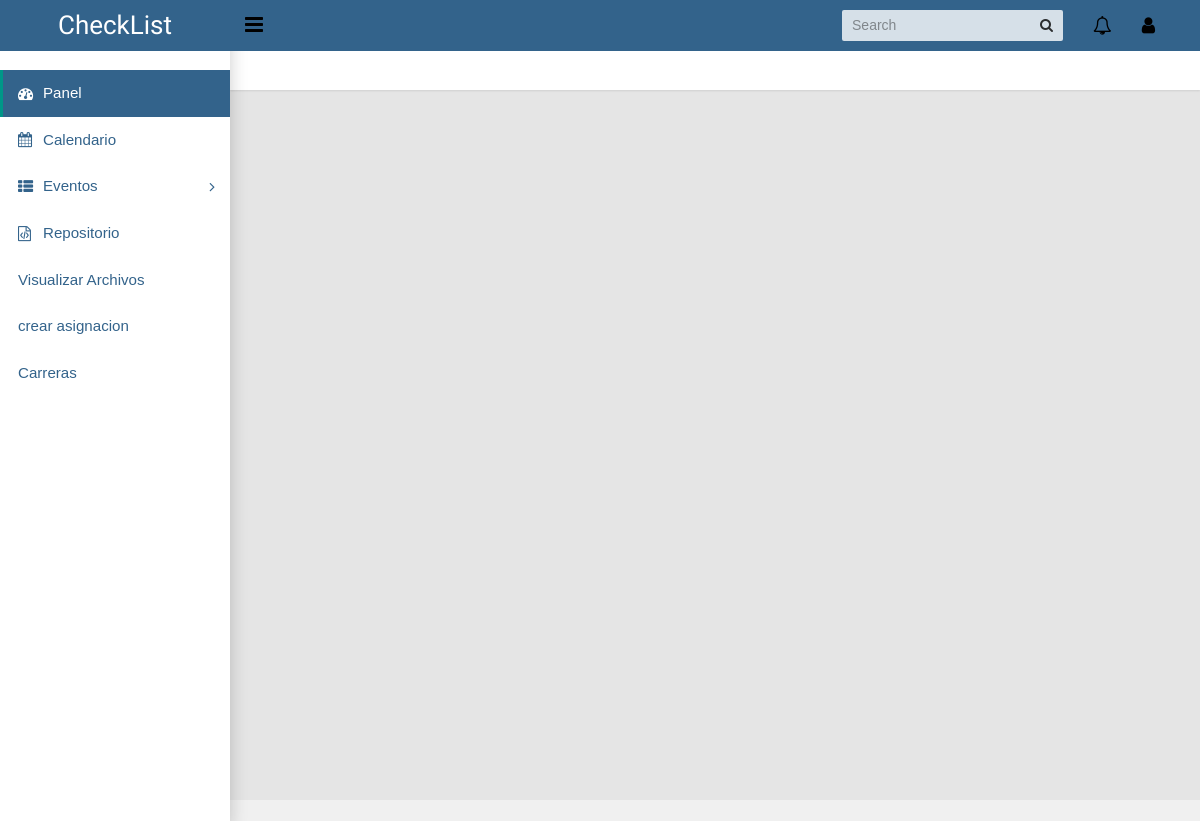
The app's page /visualizar/, older data.
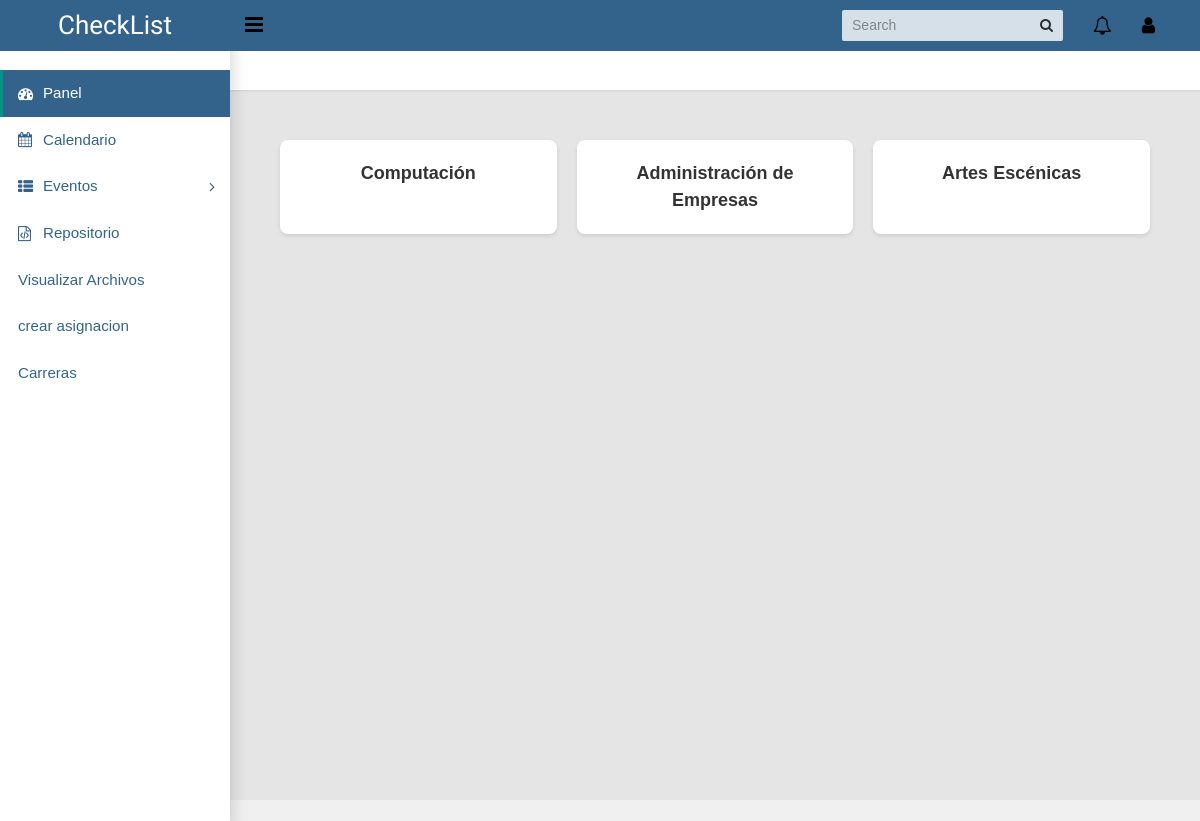
The same page, newer data.
### calendarapp/models/archivos.py (models this page shows, shortened)
class Carrera(models.Model):
    nombre = models.CharField(max_length=50)

### calendarapp/views/archivo.py (the view)
# urls.py: path('visualizar/', archivo.visualizar, name='visualizar'),
def visualizar(request):
    carrera = Carrera.objects.all()
    return render(request, 'visualizar.html', {'carreras': carrera})

### templates/visualizar.html (shortened to what this page needs)
{% extends "base.html" %}
    {% load static %}
    {% block content %}
    <div class="container">
        {% for e in carreras %}
            <div class="carrera">
                <a href="{% url 'calendarapp:v_ciclo' e.id %}">{{e.nombre}}</a>
            </div>
        {% endfor %}
    </div>
    {% endblock %}

Row changes from the older to the newer data that the page shows:
added Carrera: nombre "Computación"
added Carrera: nombre "Administración de Empresas"
added Carrera: nombre "Artes Escénicas"
